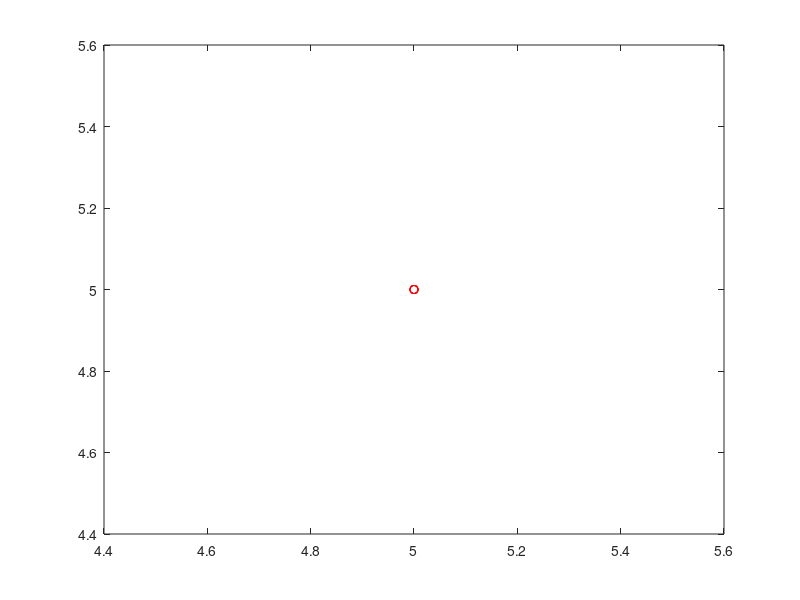

This chart was generated by the following MATLAB code:
n= input(sprintf('Please enter the number of points: '));
while n <= 0
    fprintf('\tINVALID INPUT\t\n');
     n = input(sprintf('Please enter a valid number of points: '));
end

x=ones(1,n); y=ones(1,n);
X=ones(1,n); Y=ones(1,n);

fprintf('please enter the values of x:\n')
for j = 1:n
    x(j) = input('');
    X(j) = log(x(j));
end
fprintf('please enter the values of y:\n')
for j = 1:n
    y(j) = input('');
    Y(j) = log(y(j));
end

figure; plot(x,y,'ro');

A=[n sum(X); sum(X) sum(X.^2)];
b=[sum(Y); sum(X.*Y)];
solution=A\b;
a0= solution(1)
a1= solution(2)
Ynew=a1*X + a0;

a=exp(a0) 
b=a1
ynew= a*(x.^b)
hold on
plot(x,ynew,'k');

Sr= sum((Y-Ynew).^2) %Squared differences between the data points and the straight line
St= sum((Y-mean(Y)).^2) %Squared differences between the data points and the mean
r2= (St-Sr)/St %Coefficient of Determination
r= (r2)^0.5 %correlation coefficient